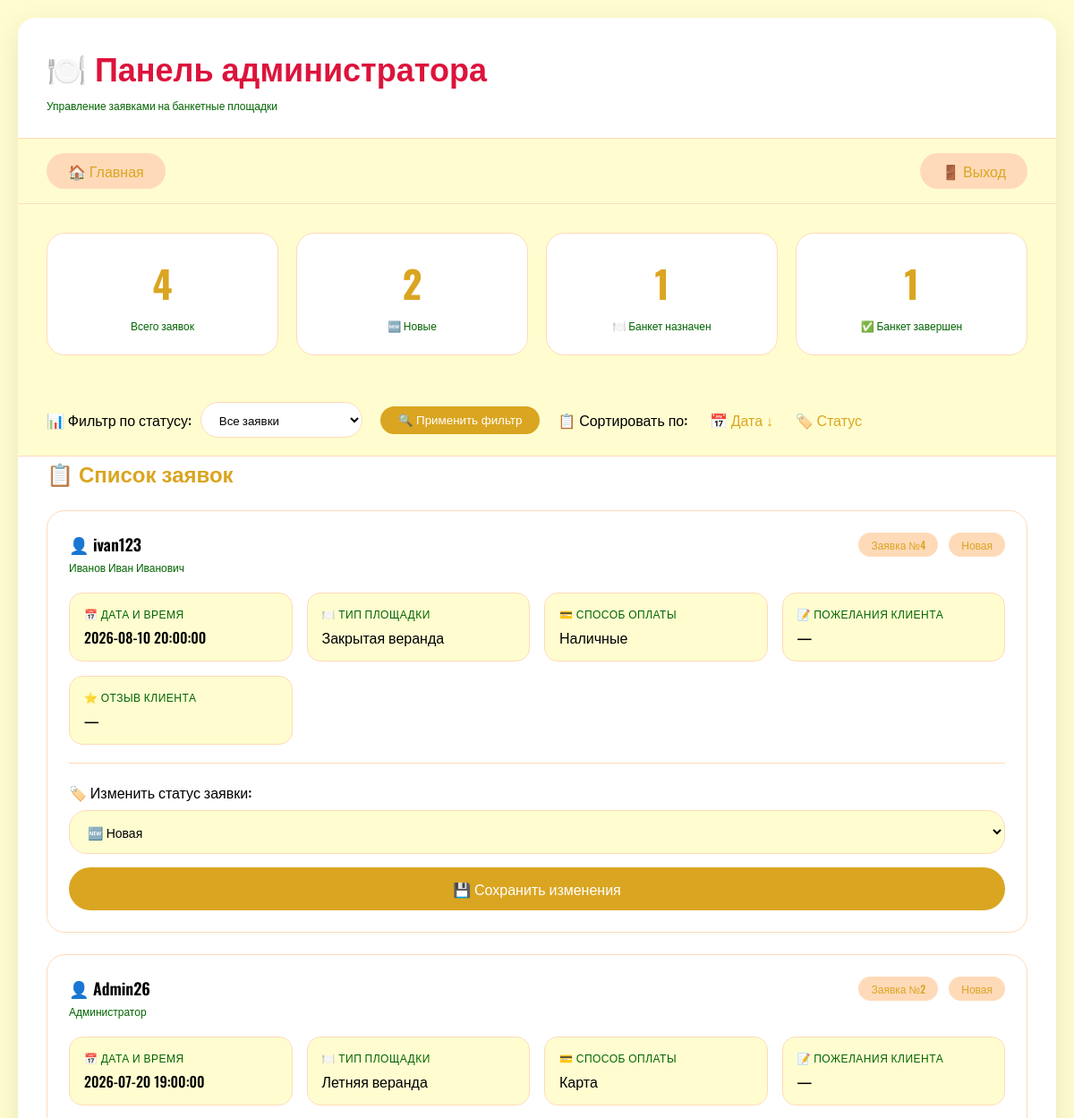
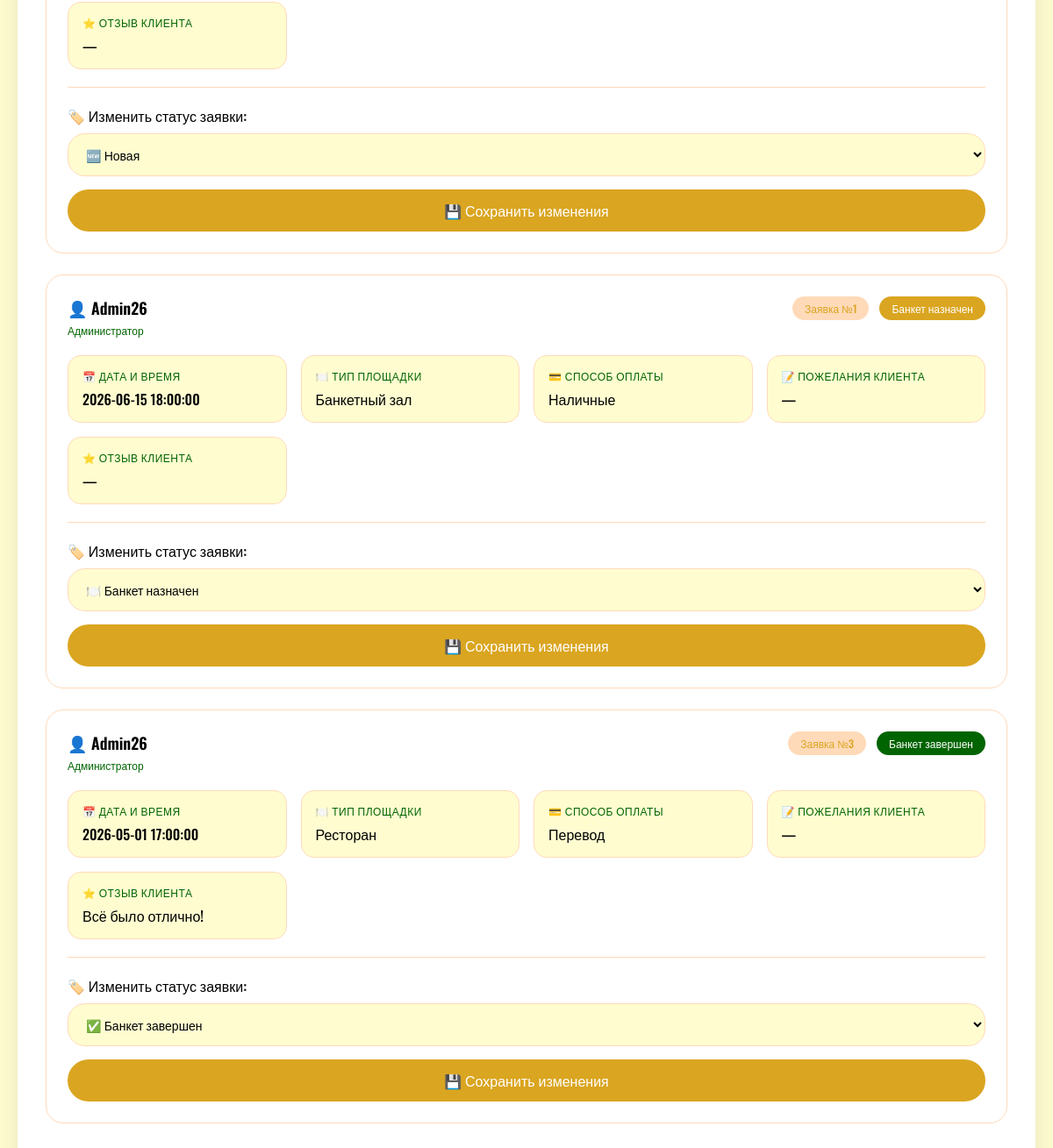
/admin.php (signed in), run on the app's committed database (2 pictures, top to bottom).
### tables this page shows
CREATE TABLE `request` (
  `id` int NOT NULL,
  `user_id` int NOT NULL,
  `date` datetime NOT NULL,
  `status` varchar(50) DEFAULT 'Новая',
  `curses` varchar(255) NOT NULL,
  `payment` text NOT NULL,
  `review` text
);

CREATE TABLE `users` (
  `id` int NOT NULL,
  `fullname` text NOT NULL,
  `phone` varchar(256) NOT NULL,
  `email` varchar(256) NOT NULL,
  `login` varchar(256) NOT NULL,
  `password` varchar(256) NOT NULL,
  `is_admin` tinyint(1) DEFAULT '0',
  `created_at` timestamp NOT NULL DEFAULT CURRENT_TIMESTAMP,
  `review` text
);

### admin.php (the view, shortened to what this page needs)
<?php
include('db.php');
$status_filter = $_GET['status_filter'] ?? '';
$sort_by = $_GET['sort_by'] ?? 'date';
$sort_order = $_GET['sort_order'] ?? 'DESC';
$allowed_sort = ['date', 'status'];
$sort_by = in_array($sort_by, $allowed_sort) ? $sort_by : 'date';
$sort_order = ($sort_order === 'ASC') ? 'ASC' : 'DESC';
$page = (int)($_GET['page'] ?? 1);
$limit = 10;
$offset = ($page - 1) * $limit;
$where = '';
$query = $con->query("SELECT request.*, users.login, users.fullname, COUNT(*) OVER() as total_count FROM request INNER JOIN users ON request.user_id = users.id $where ORDER BY $sort_by $sort_order LIMIT $limit OFFSET $offset");
$stats_query = $con->query("SELECT COUNT(*) as total, SUM(CASE WHEN status='Новая' THEN 1 ELSE 0 END) as new_requests, SUM(CASE WHEN status='Банкет назначен' THEN 1 ELSE 0 END) as assigned, SUM(CASE WHEN status='Банкет завершен' THEN 1 ELSE 0 END) as completed FROM request");
$stats = $stats_query->fetch_assoc();
$query->data_seek(0);
?>
<!DOCTYPE html>
<html lang="ru">
<head>
</head>
<body>
<div class="container">
    <div class="header"><h1>🍽️ Панель администратора</h1><p>Управление заявками на банкетные площадки</p></div>
    <div class="nav-bar"><a href="index.php" class="btn-outline">🏠 Главная</a><a href="?logout=1" class="btn-outline" onclick="return confirm('Выйти из аккаунта?')">🚪 Выход</a></div>
    <div class="stats-grid">
        <div class="stat-card"><div class="stat-number"><?= $stats['total'] ?></div><div class="stat-label">Всего заявок</div></div>
        <div class="stat-card"><div class="stat-number"><?= $stats['new_requests'] ?></div><div class="stat-label">🆕 Новые</div></div>
        <div class="stat-card"><div class="stat-number"><?= $stats['assigned'] ?></div><div class="stat-label">🍽️ Банкет назначен</div></div>
        <div class="stat-card"><div class="stat-number"><?= $stats['completed'] ?></div><div class="stat-label">✅ Банкет завершен</div></div>
    </div>
    <div class="filters">
        <div class="filter-group"><label>📊 Фильтр по статусу:</label>
            <select name="status_filter" id="status_filter" class="filter-select">
                <option value="">Все заявки</option>
            </select>
        </div>
        <button class="btn-filter" onclick="applyFilter()">🔍 Применить фильтр</button>
        <div class="filter-group"><label>📋 Сортировать по:</label>
            <a href="?sort_by=date&sort_order=<?= $sort_by=='date' && $sort_order=='DESC' ? 'ASC' : 'DESC' ?><?= $status_filter ? '&status_filter='.$status_filter : '' ?>" class="sort-link">📅 Дата <?= $sort_by=='date' ? ($sort_order=='DESC' ? '↓' : '↑') : '' ?></a>
            <a href="?sort_by=status&sort_order=<?= $sort_by=='status' && $sort_order=='DESC' ? 'ASC' : 'DESC' ?><?= $status_filter ? '&status_filter='.$status_filter : '' ?>" class="sort-link">🏷️ Статус <?= $sort_by=='status' ? ($sort_order=='DESC' ? '↓' : '↑') : '' ?></a>
        </div>
    </div>
    <div class="requests-container"><h2 class="section-title">📋 Список заявок</h2>
    <?php if ($query->num_rows === 0): ?>
        <div class="empty-state"><h3>Заявок пока нет</h3><p>Когда пользователи оставят заявки на банкет, они появятся здесь</p></div>
    <?php else: while ($request = $query->fetch_assoc()):
        $status_class = '';
        if ($request['status'] == 'Новая') $status_class = 'status-new';
        elseif ($request['status'] == 'Банкет назначен') $status_class = 'status-assigned';
        elseif ($request['status'] == 'Банкет завершен') $status_class = 'status-completed';
        $wishes = !empty($request['comment']) ? htmlspecialchars($request['comment']) : '—';
        $review = !empty($request['review']) ? htmlspecialchars($request['review']) : '—';
    ?>
    <div class="request-item">
        <div class="request-header"><div class="user-info"><h3>👤 <?= htmlspecialchars($request['login']) ?></h3><p><?= htmlspecialchars($request['fullname']) ?></p></div><div class="request-meta"><span class="request-id">Заявка №<?= $request['id'] ?></span><span class="status-badge <?= $status_class ?>"><?= htmlspecialchars($request['status']) ?></span></div></div>
        <div class="request-details">
            <div class="detail-item"><div class="detail-label">📅 Дата и время</div><div class="detail-value"><?= htmlspecialchars($request['date']) ?></div></div>
            <div class="detail-item"><div class="detail-label">🍽️ Тип площадки</div><div class="detail-value"><?= htmlspecialchars($request['curses'] ?? '—') ?></div></div>
            <div class="detail-item"><div class="detail-label">💳 Способ оплаты</div><div class="detail-value"><?= htmlspecialchars($request['payment'] ?? '—') ?></div></div>
            <div class="detail-item"><div class="detail-label">📝 Пожелания клиента</div><div class="detail-value"><?= $wishes ?></div></div>
            <div class="detail-item"><div class="detail-label">⭐ Отзыв клиента</div><div class="detail-value"><?= $review ?></div></div>
        </div>
        <div class="status-form"><form method="POST" onsubmit="showNotification()"><input type="hidden" name="request_id" value="<?= $request['id'] ?>"><div class="form-group"><label class="form-label">🏷️ Изменить статус заявки:</label><select name="status" class="form-select"><option value="Новая" <?= $request['status']=='Новая' ? 'selected' : '' ?>>🆕 Новая</option><option value="Банкет назначен" <?= $request['status']=='Банкет назначен' ? 'selected' : '' ?>>🍽️ Банкет назначен</option><option value="Банкет завершен" <?= $request['status']=='Банкет завершен' ? 'selected' : '' ?>>✅ Банкет завершен</option></select></div><button type="submit" class="btn-save">💾 Сохранить изменения</button></form></div>
    </div>
    <?php endwhile; endif; ?></div>
</div>
</body>
</html>

### admin.php (style rules this page uses)
* { margin:0; padding:0; box-sizing:border-box; }
body { background: #FFFDD0; font-family: 'Oswald', sans-serif; padding: 20px; min-height: 100vh; }
.container { max-width: 1280px; margin: 0 auto; background: white; border-radius: 20px; overflow: hidden; box-shadow: 0 10px 30px rgba(0,0,0,0.1); }
.header { background: white; padding: 28px 32px; border-bottom: 1px solid #FFDAB9; }
.header h1 { font-family: 'Oswald', sans-serif; font-size: 36px; color: #DC143C; font-weight: 600; }
.header p { color: #006400; margin-top: 8px; font-size: 12px; }
.nav-bar { display: flex; justify-content: space-between; align-items: center; padding: 16px 32px; background: #FFFDD0; border-bottom: 1px solid #FFDAB9; }
.btn-outline { padding: 8px 24px; border-radius: 30px; background: #FFDAB9; color: #DAA520; text-decoration: none; font-weight: 500; transition: all 0.2s; display: inline-flex; align-items: center; gap: 8px; font-size: 16px; }
.stats-grid { display: grid; grid-template-columns: repeat(auto-fit, minmax(200px, 1fr)); gap: 20px; padding: 32px; background: #FFFDD0; }
.stat-card { background: white; border-radius: 20px; padding: 24px 20px; text-align: center; border: 1px solid #FFDAB9; transition: all 0.2s; }
.stat-number { font-size: 42px; font-weight: 700; color: #DAA520; font-family: 'Oswald', sans-serif; }
.stat-label { color: #006400; font-size: 12px; margin-top: 8px; }
.filters { padding: 20px 32px; background: #FFFDD0; border-bottom: 1px solid #FFDAB9; display: flex; gap: 20px; flex-wrap: wrap; align-items: center; }
.filter-group { display: flex; align-items: center; gap: 10px; }
.filter-group label { font-weight: 500; color: #000000; }
.filter-select { padding: 8px 16px; border: 1px solid #FFDAB9; border-radius: 20px; background: white; font-family: 'Oswald', sans-serif; }
.btn-filter { padding: 8px 20px; background: #DAA520; color: white; border: none; border-radius: 20px; cursor: pointer; }
.sort-link { color: #DAA520; text-decoration: none; margin-left: 15px; }
.requests-container { padding: 0 32px 32px; }
.section-title { font-family: 'Oswald', sans-serif; font-size: 24px; color: #DAA520; margin-bottom: 24px; font-weight: 600; }
.request-item { background: white; border-radius: 20px; padding: 24px; margin-bottom: 24px; border: 1px solid #FFDAB9; transition: all 0.2s; }
.request-header { display: flex; justify-content: space-between; align-items: flex-start; flex-wrap: wrap; margin-bottom: 20px; gap: 12px; }
.user-info h3 { color: #000000; font-size: 18px; font-weight: 600; margin-bottom: 4px; }
.user-info p { color: #006400; font-size: 12px; }
.request-meta { display: flex; gap: 12px; align-items: center; flex-wrap: wrap; }
.request-id { background: #FFDAB9; padding: 5px 14px; border-radius: 20px; font-size: 12px; font-weight: 500; color: #DAA520; }
.status-badge { padding: 5px 14px; border-radius: 20px; font-size: 12px; font-weight: 500; }
.status-new { background: #FFDAB9; color: #DAA520; }
.status-assigned { background: #DAA520; color: white; }
.status-completed { background: #006400; color: white; }
.request-details { display: grid; grid-template-columns: repeat(auto-fit, minmax(220px, 1fr)); gap: 16px; margin: 20px 0; }
.detail-item { background: #FFFDD0; padding: 14px 16px; border-radius: 15px; border: 1px solid #FFDAB9; }
.detail-label { font-size: 12px; color: #006400; text-transform: uppercase; letter-spacing: 0.5px; margin-bottom: 6px; }
.detail-value { font-size: 16px; color: #000000; font-weight: 500; word-wrap: break-word; white-space: pre-wrap; }
.status-form { margin-top: 20px; padding-top: 20px; border-top: 1px solid #FFDAB9; }
.form-group { margin-bottom: 15px; }
.form-label { display: block; margin-bottom: 8px; font-weight: 500; color: #000000; font-size: 16px; }
.form-select { width: 100%; padding: 12px 16px; border: 1px solid #FFDAB9; border-radius: 20px; font-size: 14px; font-family: 'Oswald', sans-serif; background: #FFFDD0; transition: all 0.2s; cursor: pointer; }
.btn-save { width: 100%; padding: 12px; background: #DAA520; color: white; border: none; border-radius: 30px; cursor: pointer; font-family: 'Oswald', sans-serif; font-size: 16px; font-weight: 500; transition: all 0.2s; }

### data on the page
request: user.login "ivan123", user.fullname "Иванов Иван Иванович", id "4", status "Новая", date "2026-08-10 20:00:00", curses "Закрытая веранда", payment "Наличные", wishes "—", review "—", status "🆕 Новая"
request: user.login "Admin26", user.fullname "Администратор", id "2", status "Новая", date "2026-07-20 19:00:00", curses "Летняя веранда", payment "Карта", wishes "—", review "—", status "🆕 Новая"
request: user.login "Admin26", user.fullname "Администратор", id "1", status "Банкет назначен", date "2026-06-15 18:00:00", curses "Банкетный зал", payment "Наличные", wishes "—", review "—", status "🍽️ Банкет назначен"
request: user.login "Admin26", user.fullname "Администратор", id "3", status "Банкет завершен", date "2026-05-01 17:00:00", curses "Ресторан", payment "Перевод", wishes "—", review "Всё было отлично!", status "✅ Банкет завершен"

### other printed values
$stats['total'] "4"
$stats['new_requests'] "2"
$stats['assigned'] "1"
$stats['completed'] "1"
